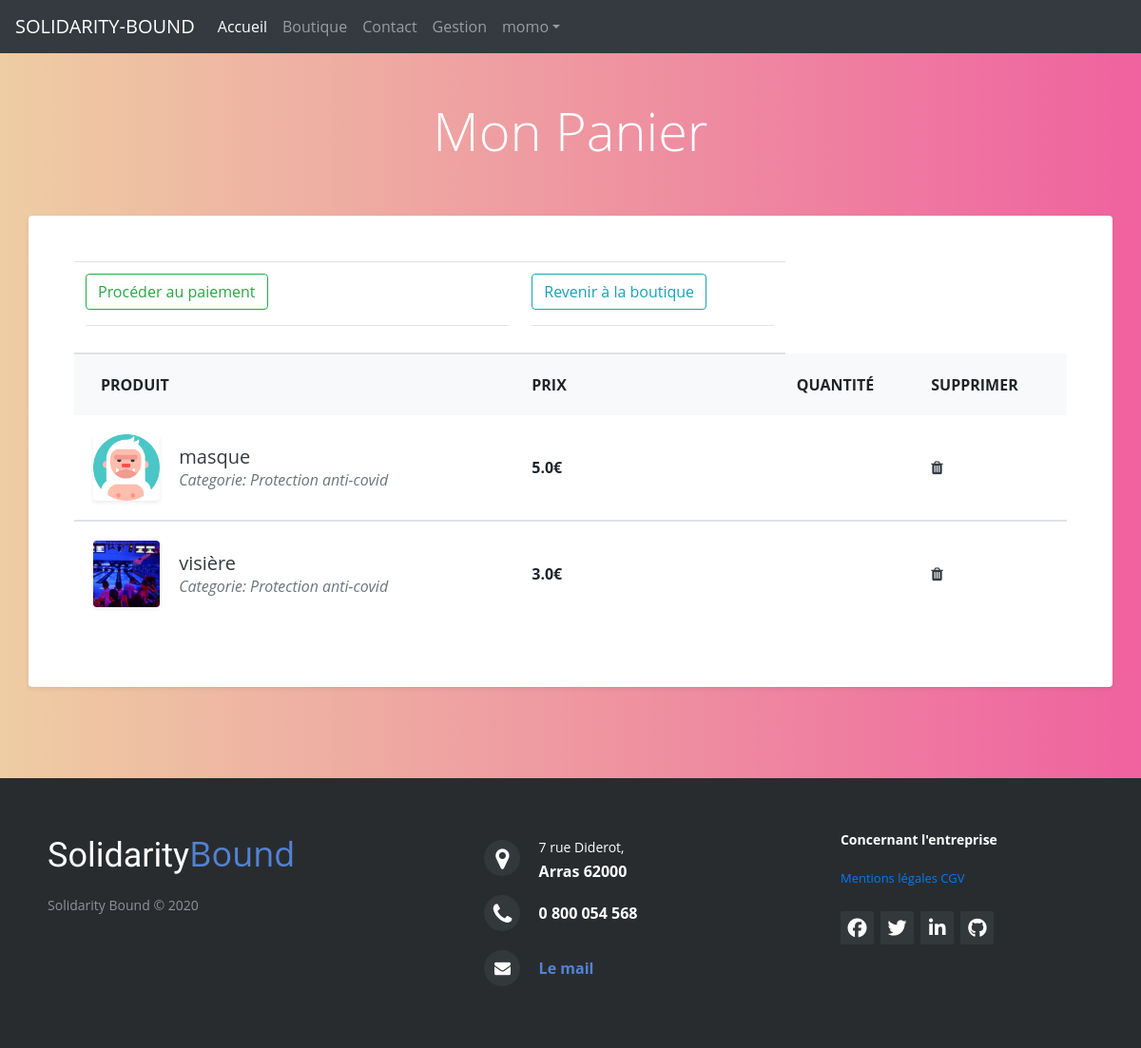
/panier (signed in), run on the app's committed database.
### models.py (models this page shows, shortened)
class User(UserMixin, db.Model):
    __tablename__ = 'users'
    id = db.Column(db.Integer, primary_key=True)
    name = db.Column(db.String(50), nullable=False)
    location = db.Column(db.String(50))
    email = db.Column(db.String(100), unique=True, nullable=False)
    password = db.Column(db.String(100), nullable=False)
    role_id = db.Column(db.Integer, db.ForeignKey('roles.id'))
    date_created = db.Column(db.DateTime, default=datetime.now())

class Product(db.Model):
    __tablename__ = 'products'
    __table_args__ = {'extend_existing': True}
    id = db.Column(db.Integer, primary_key=True)
    name = db.Column(db.String(50), nullable=False)
    description = db.Column(db.String(64), nullable=False)
    image = db.Column(db.String(500), nullable=False)
    price = db.Column(db.Float, nullable=False)
    quantity = db.Column(db.Integer, nullable=False)
    inStock = db.Column(db.Boolean, nullable=True)
    cart = db.relationship('Cart', backref='product')
    comments = db.relationship('Comment', backref='product', lazy=True)

### app.py (the view)
    @app.route('/panier')
    def panier():
        products_b = Product.query.all()
        products_b_id = Product.id
        products_p = Cart.query.filter_by(product_id=products_b_id).all()
        products_p_id = Cart.product_id
        products = Product.query.filter(Product.id == products_p_id, Cart.user_id == current_user.id).all()
        if products:
            products_cart = products
            return render_template('panier.html', products=products_cart)
        return render_template('panier-vide.html')

### templates/panier.html (shortened to what this page needs)
{% extends 'base.html' %}
{% block body %}
<div class="px-4 px-lg-0">
  <div class="container text-white py-5 text-center">
    <h1 class="display-4">Mon Panier</h1>
  </div>
  <div class="pb-5">
    <div class="container">
      <div class="row">
        <div class="col-lg-12 p-5 bg-white rounded shadow-sm mb-5">
          <div class="table-responsive">
            <table class="table">
              <thead>
              <tr>
                  <th scope="col" class=""><a href="/panier/paiement" class="btn btn-outline-success">Procéder au paiement</a><br><hr></th>
                  <th scope="col" class=""><a href="/boutique" class="btn btn-outline-info">Revenir à la boutique</a><br><hr></th>
              </tr>
                <tr>
                  <th scope="col" class="border-0 bg-light">
                    <div class="p-2 px-3 text-uppercase">Produit</div>
                  </th>
                  <th scope="col" class="border-0 bg-light">
                    <div class="py-2 text-uppercase">Prix</div>
                  </th>
                  <th scope="col" class="border-0 bg-light">
                    <div class="py-2 text-uppercase">Quantité</div>
                  </th>
                  <th scope="col" class="border-0 bg-light">
                    <div class="py-2 text-uppercase">Supprimer</div>
                  </th>
                </tr>
              </thead>
          {% if products %}
                {% for product in products%}
              <tbody>
                <tr>
                  <th scope="row" class="border-0">
                    <div class="p-2">
                      <img src="{{ url_for('static', filename='img/uploads/')}}{{ product.image }}" alt="image" width="70" class="img-fluid rounded shadow-sm">
                      <div class="ml-3 d-inline-block align-middle">
                        <h5 class="mb-0"> <a href="#" class="text-dark d-inline-block align-middle">{{ product.name }}</a></h5><span class="text-muted font-weight-normal font-italic d-block">Categorie: Protection anti-covid</span>
                      </div>
                    </div>
                  </th>
                  <td class="border-0 align-middle"><strong>{{product.price}}€</strong></td>
                  <td class="border-0 align-middle"><strong>{{ quantity_p }}</strong></td>
                  <td class="border-0 align-middle"><a href="#" class="text-dark"><i class="fa fa-trash"></i></a></td>
                </tr>
              </tbody>
              {% endfor %}
         {% endif %}
            </table>
          </div>
        </div>
      </div>
    </div>
  </div>
</div>
{% endblock %}

### templates/base.html (shortened to what this page needs)
<!DOCTYPE html>
<html lang="en">
<head>
    <link rel="stylesheet" href="https://cdnjs.cloudflare.com/ajax/libs/font-awesome/5.13.0/css/all.min.css">
    <link href="{{url_for('static', filename = 'css/detail.css')}}" rel="stylesheet" />
    <link rel="stylesheet" href="https://stackpath.bootstrapcdn.com/bootstrap/4.4.1/css/bootstrap.min.css">
    <link rel="stylesheet" href="./static/css/stylehome.css">
	<link rel="stylesheet" href="http://maxcdn.bootstrapcdn.com/font-awesome/4.2.0/css/font-awesome.min.css">
</head>
<body>
      <nav class="navbar navbar-expand-lg navbar-dark bg-dark" style="background-color: #e3f2fd;">
    <a class="navbar-brand" href="#">SOLIDARITY-BOUND</a>
    <div class="collapse navbar-collapse" id="navbarColor03">
      <ul class="navbar-nav mr-auto">
        <li class="nav-item active">
          <a class="nav-link" href="/">Accueil <span class="sr-only">(current)</span></a>
        </li>
        <li class="nav-item">
          <a class="nav-link" href="/boutique">Boutique</a>
        </li>
        <li class="nav-item">
          <a class="nav-link" href="#">Contact</a>
        </li>
            {% if current_user.is_authenticated %}
                <li class="nav-item">
          <a class="nav-link" href="/admin">Gestion </a>
        </li>
               <li class="nav-item dropdown" >
            <a class="nav-link dropdown-toggle" href="http://example.com" id="dropdown03" data-toggle="dropdown" aria-haspopup="true" aria-expanded="false">{{ current_user.name }}</a>
          </li>
      {% endif %}
      </ul>
    </div>
      </nav>
    <div class="">
    {% block body %}
    {% endblock %}
        </div>
    <footer class="footer-distributed">
		<div class="footer-left">
		    <h3>Solidarity<span>Bound</span></h3>
		    <p class="footer-company-name">Solidarity Bound &copy; 2020</p>
		</div>
		<div class="footer-center">
            <div>
                <i class="fa fa-map-marker"></i>
		        <p><span>7 rue Diderot,</span> Arras 62000</p>
		    </div>
		    <div>
		        <i class="fa fa-phone"></i>
		        <p>0 800 054 568</p>
		    </div>
		    <div>
		        <i class="fa fa-envelope"></i>
		        <p><a href="#">Le mail </a></p>
		    </div>
		</div>
		<div class="footer-right">
            <p class="footer-company-about">
                <span>Concernant l'entreprise</span>
                <a href="#">Mentions légales</a>
                <a href="#">CGV</a>
		    </p>
		    <div class="footer-icons">
		        <a href="#"><i class="fa fa-facebook"></i></a>
		        <a href="#"><i class="fa fa-twitter"></i></a>
		        <a href="#"><i class="fa fa-linkedin"></i></a>
		        <a href="#"><i class="fa fa-github"></i></a>
		    </div>
		</div>
		</footer>
</body>
</html>

### static/css/detail.css (style rules this page uses)
* { margin: 0; padding: 0; font-family: "Open Sans",sans-serif; box-sizing: border-box; }
body { margin-top: 150px; background: #7ed6df; transition: 0.6s linear; }

### static/css/stylehome.css (style rules this page uses)
body { font-family: "Lucida Sans"; margin:0; padding: 0; min-height: 100vh; display: flex; flex-direction: column; }
footer { position: relative; bottom: 0; }
.footer-distributed { background-color: #292c2f; box-shadow: 0 1px 1px 0 rgba(0, 0, 0, 0.12); box-sizing: border-box; width: 100%; text-align: left; font: bold 16px sans-serif; margin-top: auto; padding: 55px 50px; }
.footer-distributed .footer-left, .footer-distributed .footer-center, .footer-distributed .footer-right { display: inline-block; vertical-align: top; }
.footer-distributed .footer-left { width: 40%; }
.footer-distributed h3 { color: #ffffff; font: normal 36px 'Cookie', cursive; margin: 0; }
.footer-distributed h3 span { color: #5383d3; }
.footer-distributed .footer-company-name { color: #8f9296; font-size: 14px; font-weight: normal; margin: 0; }
.footer-distributed .footer-center { width: 35%; }
.footer-distributed .footer-center i { background-color: #33383b; color: #ffffff; font-size: 25px; width: 38px; height: 38px; border-radius: 50%; text-align: center; line-height: 42px; margin: 10px 15px; vertical-align: middle; }
.footer-distributed .footer-center i.fa-envelope { font-size: 17px; line-height: 38px; }
.footer-distributed .footer-center p { display: inline-block; color: #ffffff; vertical-align: middle; margin:0; }
.footer-distributed .footer-center p span { display:block; font-weight: normal; font-size:14px; line-height:2; }
.footer-distributed .footer-center p a { color: #5383d3; text-decoration: none;; }
.footer-distributed .footer-right { width: 20%; }
.footer-distributed .footer-company-about { line-height: 20px; color: #92999f; font-size: 13px; font-weight: normal; margin: 0; }
.footer-distributed .footer-company-about span { display: block; color: #ffffff; font-size: 14px; font-weight: bold; margin-bottom: 20px; }
.footer-distributed .footer-icons { margin-top: 25px; }
.footer-distributed .footer-icons a { display: inline-block; width: 35px; height: 35px; cursor: pointer; background-color: #33383b; border-radius: 2px; font-size: 20px; color: #ffffff; text-align: center; line-height: 35px; margin-right: 3px; margin-bottom: 5px; }

### templates/panier.html (style rules this page uses)
body { background: #eecda3; background: -webkit-linear-gradient(to right, #eecda3, #ef629f); background: linear-gradient(to right, #eecda3, #ef629f); min-height: 100vh; }

### data on the page
User: name "momo"
Product: image (picture), name "masque", price "5.0"
Product: image (picture), name "visière", price "3.0"
